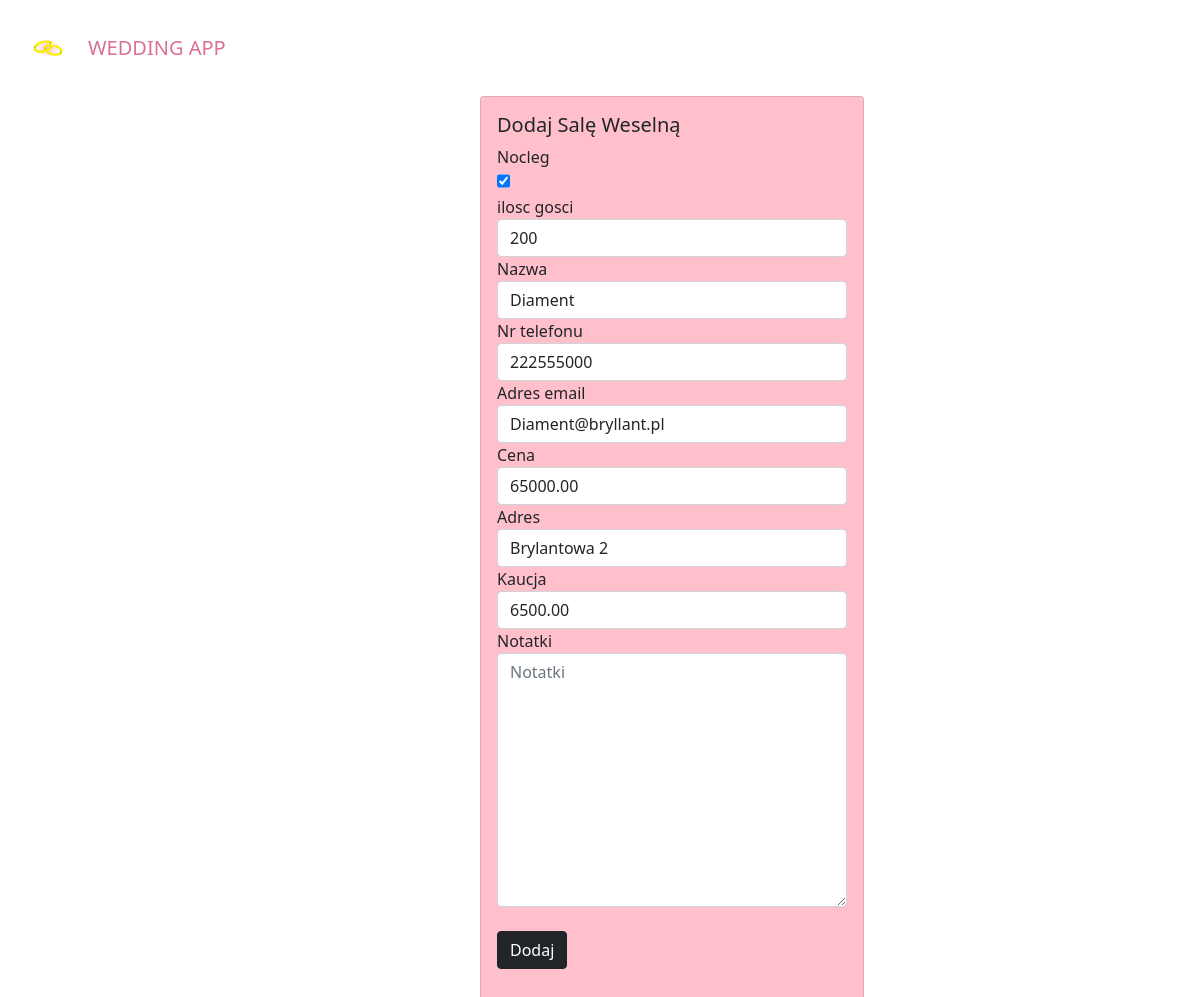
The app's page /wedding_hall/update/1 with its own data.
### wedding/models.py (models this page shows, shortened)
class StandardInfo(models.Model):
    name = models.CharField(max_length=100)
    phone_number = models.CharField(max_length=9)
    email_address = models.CharField(max_length=30, null=True,blank=True)
    price = models.DecimalField(max_digits=8,decimal_places=2)
    address = models.CharField(max_length = 100,null=True, blank=True)
    caution = models.DecimalField(max_digits=8, decimal_places=2)
    approved = models.BooleanField(blank = True, null=True)
    notes = models.TextField(blank=True, null=True)
    class Meta:
        abstract = True

class WeddingHall(StandardInfo):
    accomodation = models.BooleanField(blank=True, null=True)
    guest_capacity = models.PositiveIntegerField(blank=True, null=True)

### wedding/views.py (the view, shortened to what this page needs)
# urls.py: path('wedding_hall/update/<int:pk>', views.WeddingHallUpdateView.as_view(), name='wedding_hall-update'),
class WeddingHallUpdateView(UpdateView):
    model=WeddingHall
    form_class = WeddingHallForm
    template_name = 'wedding/wedding_hall_add.html'

### wedding/templates/wedding/wedding_hall_add.html (shortened to what this page needs)
{% extends 'index.html' %}
{% block content %}
<div class="card" style="width: 24rem; background-color: pink; position: relative; left: 40%; right: 60%;" >
    <div class="card-body">
      <h5 class="card-title">Dodaj Salę Weselną</h5>
      <form action="{% url 'wedding_hall-add' %}" method="post">
                {{form.accomodation.label}}
                {{form.accomodation}}
                {{form.guest_capacity.label}}
                {{form.guest_capacity}}
                {{form.name.label}}
                {{form.name}}
                {{form.phone_number.label}}
                {{form.phone_number}}
                {{form.email_address.label}}
                {{form.email_address}}
                {{form.price.label}}
                {{form.price}}
                {{form.address.label}}
                {{form.address}}
                {{form.caution.label}}
                {{form.caution}}
                {{form.notes.label}}
                {{form.notes}}
                <br>
                <button type="submit" class="btn btn-dark">Dodaj</button>
            </form>
            </div>
    </div>
{% endblock %}

### records on screen
WeddingHall: accomodation "☑", guest_capacity "200", name "Diament", phone_number "222555000", email_address "Diament@bryllant.pl", price "65000.00", address "Brylantowa 2", caution "6500.00"
